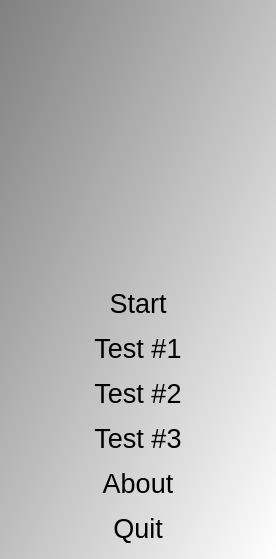
<?xml version="1.0" encoding="UTF-8"?>
<ui version="4.0">
 <class>QtCodeToHtmlMenuDialog</class>
 <widget class="QDialog" name="QtCodeToHtmlMenuDialog">
  <property name="geometry">
   <rect>
    <x>0</x>
    <y>0</y>
    <width>276</width>
    <height>559</height>
   </rect>
  </property>
  <property name="font">
   <font>
    <pointsize>20</pointsize>
   </font>
  </property>
  <property name="windowTitle">
   <string>CodeToHtml</string>
  </property>
  <property name="windowIcon">
   <iconset resource="CodeToHtml.qrc">
    <normaloff>:/images/R.png</normaloff>:/images/R.png</iconset>
  </property>
  <property name="styleSheet">
   <string notr="true">QDialog { 
background-color: qlineargradient(x1: 0, y1: 0, x2: 1, y2: 1, stop: 0  #808080, stop: 1 #ffffff);
}
QPushButton { background-color: rgb(255, 255, 255);  }
QPushButton { color: rgb(0,0,0); }
QPushButton { font: 48px &quot;Courier New&quot;, courier, monospace }</string>
  </property>
  <layout class="QVBoxLayout" name="verticalLayout">
   <item>
    <widget class="QLabel" name="label">
     <property name="text">
      <string/>
     </property>
     <property name="pixmap">
      <pixmap>:/images/ToolCodeToHtmlHelloWorld.png</pixmap>
     </property>
     <property name="alignment">
      <set>Qt::AlignCenter</set>
     </property>
    </widget>
   </item>
   <item>
    <widget class="QPushButton" name="button_start">
     <property name="text">
      <string>Start</string>
     </property>
     <property name="flat">
      <bool>true</bool>
     </property>
    </widget>
   </item>
   <item>
    <widget class="QPushButton" name="button_test_1">
     <property name="toolTip">
      <string>Test if all pages with added text are valid</string>
     </property>
     <property name="text">
      <string>Test #1</string>
     </property>
     <property name="flat">
      <bool>true</bool>
     </property>
    </widget>
   </item>
   <item>
    <widget class="QPushButton" name="button_test_2">
     <property name="toolTip">
      <string>Test if all pages with added text are valid</string>
     </property>
     <property name="text">
      <string>Test #2</string>
     </property>
     <property name="flat">
      <bool>true</bool>
     </property>
    </widget>
   </item>
   <item>
    <widget class="QPushButton" name="button_test_3">
     <property name="toolTip">
      <string>Test if all pages with added text are valid</string>
     </property>
     <property name="text">
      <string>Test #3</string>
     </property>
     <property name="flat">
      <bool>true</bool>
     </property>
    </widget>
   </item>
   <item>
    <widget class="QPushButton" name="button_about">
     <property name="text">
      <string>About</string>
     </property>
     <property name="flat">
      <bool>true</bool>
     </property>
    </widget>
   </item>
   <item>
    <widget class="QPushButton" name="button_quit">
     <property name="text">
      <string>Quit</string>
     </property>
     <property name="flat">
      <bool>true</bool>
     </property>
    </widget>
   </item>
  </layout>
 </widget>
 <tabstops>
  <tabstop>button_start</tabstop>
  <tabstop>button_test_1</tabstop>
  <tabstop>button_test_2</tabstop>
  <tabstop>button_test_3</tabstop>
  <tabstop>button_about</tabstop>
  <tabstop>button_quit</tabstop>
 </tabstops>
 <resources>
  <include location="CodeToHtml.qrc"/>
 </resources>
 <connections/>
</ui>
